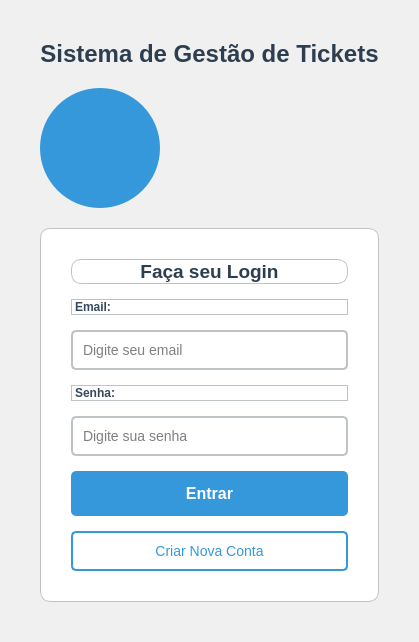
<?xml version="1.0" encoding="UTF-8"?>
<ui version="4.0">
 <class>LoginWindow</class>
 <widget class="QMainWindow" name="LoginWindow">
  <property name="geometry">
   <rect>
    <x>0</x>
    <y>0</y>
    <width>400</width>
    <height>500</height>
   </rect>
  </property>
  <property name="windowTitle">
   <string>Sistema de Gestão de Tickets - Login</string>
  </property>
  <property name="styleSheet">
   <string notr="true">background-color: #f0f0f0;</string>
  </property>
  <widget class="QWidget" name="centralwidget">
   <layout class="QVBoxLayout" name="verticalLayout">
    <property name="spacing">
     <number>20</number>
    </property>
    <property name="leftMargin">
     <number>40</number>
    </property>
    <property name="topMargin">
     <number>40</number>
    </property>
    <property name="rightMargin">
     <number>40</number>
    </property>
    <property name="bottomMargin">
     <number>40</number>
    </property>
    <item>
     <widget class="QLabel" name="title_label">
      <property name="text">
       <string>Sistema de Gestão de Tickets</string>
      </property>
      <property name="font">
       <font>
        <pointsize>18</pointsize>
        <weight>75</weight>
        <bold>true</bold>
       </font>
      </property>
      <property name="styleSheet">
       <string notr="true">color: #2c3e50;</string>
      </property>
      <property name="alignment">
       <set>Qt::AlignCenter</set>
      </property>
     </widget>
    </item>
    <item>
     <widget class="QLabel" name="logo_label">
      <property name="minimumSize">
       <size>
        <width>120</width>
        <height>120</height>
       </size>
      </property>
      <property name="maximumSize">
       <size>
        <width>120</width>
        <height>120</height>
       </size>
      </property>
      <property name="styleSheet">
       <string notr="true">background-color: #3498db; border-radius: 60px;</string>
      </property>
      <property name="text">
       <string/>
      </property>
      <property name="alignment">
       <set>Qt::AlignCenter</set>
      </property>
     </widget>
    </item>
    <item>
     <widget class="QFrame" name="login_frame">
      <property name="styleSheet">
       <string notr="true">background-color: white; border-radius: 10px; border: 1px solid #bdc3c7;</string>
      </property>
      <property name="frameShape">
       <enum>QFrame::StyledPanel</enum>
      </property>
      <property name="frameShadow">
       <enum>QFrame::Raised</enum>
      </property>
      <layout class="QVBoxLayout" name="verticalLayout_2">
       <property name="spacing">
        <number>15</number>
       </property>
       <property name="leftMargin">
        <number>30</number>
       </property>
       <property name="topMargin">
        <number>30</number>
       </property>
       <property name="rightMargin">
        <number>30</number>
       </property>
       <property name="bottomMargin">
        <number>30</number>
       </property>
       <item>
        <widget class="QLabel" name="login_title">
         <property name="text">
          <string>Faça seu Login</string>
         </property>
         <property name="font">
          <font>
           <pointsize>14</pointsize>
           <weight>75</weight>
           <bold>true</bold>
          </font>
         </property>
         <property name="styleSheet">
          <string notr="true">color: #2c3e50;</string>
         </property>
         <property name="alignment">
          <set>Qt::AlignCenter</set>
         </property>
        </widget>
       </item>
       <item>
        <widget class="QLabel" name="email_label">
         <property name="text">
          <string>Email:</string>
         </property>
         <property name="styleSheet">
          <string notr="true">color: #34495e; font-weight: bold;</string>
         </property>
        </widget>
       </item>
       <item>
        <widget class="QLineEdit" name="email_input">
         <property name="minimumSize">
          <size>
           <width>0</width>
           <height>40</height>
          </size>
         </property>
         <property name="styleSheet">
          <string notr="true">QLineEdit {
    border: 2px solid #bdc3c7;
    border-radius: 5px;
    padding: 8px;
    font-size: 14px;
}
QLineEdit:focus {
    border-color: #3498db;
}</string>
         </property>
         <property name="placeholderText">
          <string>Digite seu email</string>
         </property>
        </widget>
       </item>
       <item>
        <widget class="QLabel" name="senha_label">
         <property name="text">
          <string>Senha:</string>
         </property>
         <property name="styleSheet">
          <string notr="true">color: #34495e; font-weight: bold;</string>
         </property>
        </widget>
       </item>
       <item>
        <widget class="QLineEdit" name="senha_input">
         <property name="minimumSize">
          <size>
           <width>0</width>
           <height>40</height>
          </size>
         </property>
         <property name="styleSheet">
          <string notr="true">QLineEdit {
    border: 2px solid #bdc3c7;
    border-radius: 5px;
    padding: 8px;
    font-size: 14px;
}
QLineEdit:focus {
    border-color: #3498db;
}</string>
         </property>
         <property name="echoMode">
          <enum>QLineEdit::Password</enum>
         </property>
         <property name="placeholderText">
          <string>Digite sua senha</string>
         </property>
        </widget>
       </item>
       <item>
        <widget class="QPushButton" name="login_btn">
         <property name="minimumSize">
          <size>
           <width>0</width>
           <height>45</height>
          </size>
         </property>
         <property name="styleSheet">
          <string notr="true">QPushButton {
    background-color: #3498db;
    color: white;
    border: none;
    border-radius: 5px;
    font-size: 16px;
    font-weight: bold;
}
QPushButton:hover {
    background-color: #2980b9;
}
QPushButton:pressed {
    background-color: #21618c;
}</string>
         </property>
         <property name="text">
          <string>Entrar</string>
         </property>
        </widget>
       </item>
       <item>
        <widget class="QPushButton" name="register_btn">
         <property name="minimumSize">
          <size>
           <width>0</width>
           <height>40</height>
          </size>
         </property>
         <property name="styleSheet">
          <string notr="true">QPushButton {
    background-color: transparent;
    color: #3498db;
    border: 2px solid #3498db;
    border-radius: 5px;
    font-size: 14px;
}
QPushButton:hover {
    background-color: #3498db;
    color: white;
}</string>
         </property>
         <property name="text">
          <string>Criar Nova Conta</string>
         </property>
        </widget>
       </item>
      </layout>
     </widget>
    </item>
    <item>
     <spacer name="verticalSpacer">
      <property name="orientation">
       <enum>Qt::Vertical</enum>
      </property>
      <property name="sizeHint" stdSet="0">
       <size>
        <width>20</width>
        <height>40</height>
       </size>
      </property>
     </spacer>
    </item>
   </layout>
  </widget>
 </widget>
 <resources/>
 <connections/>
</ui>
